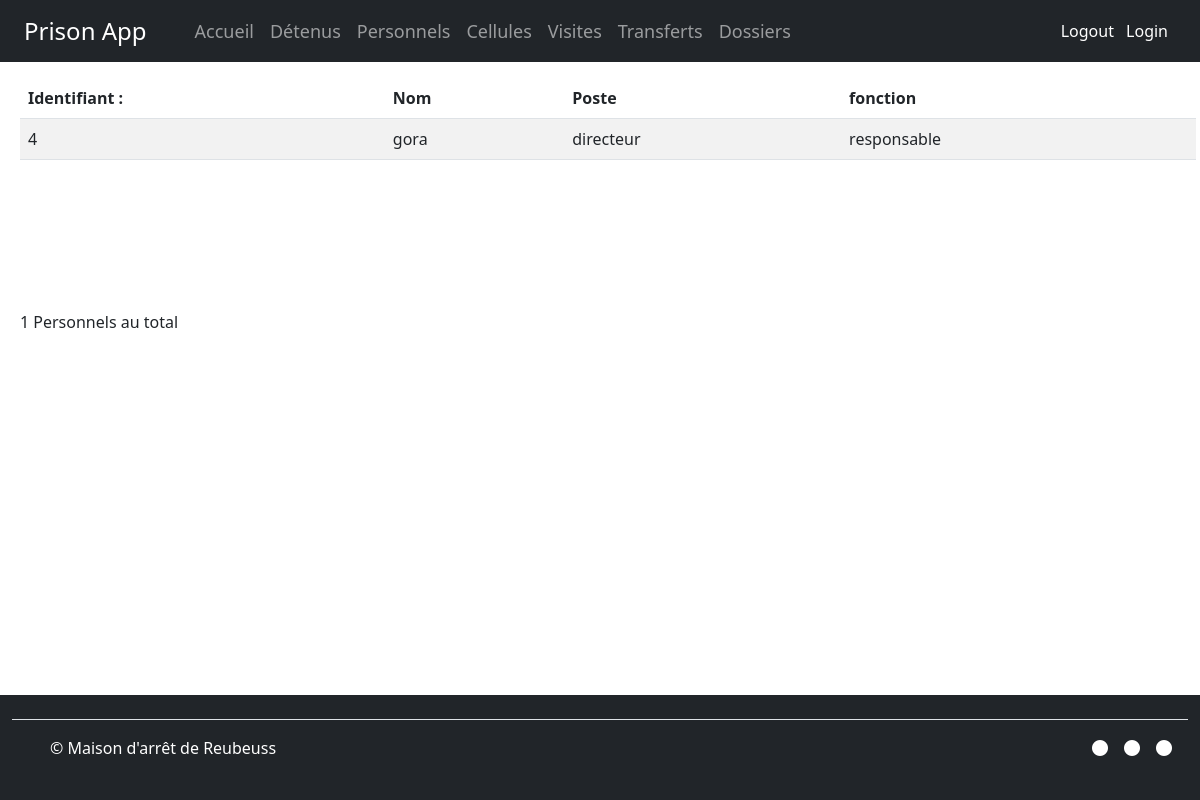
Screenshot of /personnelle/liste_personnelle (signed in) with the database file from the repository.
### prisonApp/models.py (models this page shows, shortened)
class Personnels(db.Model):
    numero_personnel = db.Column(db.Integer, primary_key=True)
    nom = db.Column(db.String(50), nullable=False)
    poste = db.Column(db.Text, nullable=False)
    fonction = db.Column(db.Text, nullable=False)

### prisonApp/views.py (the view)
@app.route("/personnelle/liste_personnelle", methods=['GET'])
@personnel_l1_required
def liste_personnelle():
    data = Personnels.query.all()
    return render_template("personnelle/liste.html", data=data)

### prisonApp/views.py (called while the page is built)
def personnel_l1_required(f):
    @wraps(f)
    def decorated_function(*args, **kwargs):
        if 'user_id' not in session:
            return render_template('403.html')
        user = Users.query.get(session['user_id'])
        if user.id_role not in [1, 2, 3]:
            return render_template('403.html')
        return f(*args, **kwargs)
    return decorated_function

### prisonApp/templates/personnelle/liste.html
{% extends 'base.html' %}
{% block content %}
<table class="table table-striped tableau" id="tableau">
        <thead class="thead-dark">
            <tr>
                <th>Identifiant :</th>
                <th>Nom</th>
                <th>Poste</th>
                <th>fonction</th>
            </tr>
        </thead>
        {% for i in data %}
        <tr>
            <td>{{ i.numero_personnel  }}</td>
            <td>{{ i.nom  }}</td>
            <td>{{ i.poste  }}</td>
            <td>{{ i.fonction  }}</td>
        </tr>
         {% endfor %}
    </table>
<div>
  <p>{{ data|length }} Personnels au total</p>
</div>
{% endblock %}

### prisonApp/static/css/style.css (style rules this page uses)
body { display: flex; flex-direction: column; }
.tableau { margin-bottom: 150px !important; }

### rows the page displays
Personnels: numero_personnel "4", nom "gora", poste "directeur", fonction "responsable"

### other values shown
{{ data|length }} "1"
